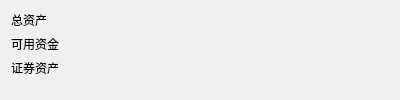
<?xml version="1.0" encoding="UTF-8"?>
<ui version="4.0">
 <class>GuiAsset</class>
 <widget class="QWidget" name="GuiAsset">
  <property name="geometry">
   <rect>
    <x>0</x>
    <y>0</y>
    <width>400</width>
    <height>100</height>
   </rect>
  </property>
  <property name="maximumSize">
   <size>
    <width>16777215</width>
    <height>100</height>
   </size>
  </property>
  <property name="windowTitle">
   <string>Form</string>
  </property>
  <layout class="QFormLayout" name="formLayout_2">
   <item row="0" column="0">
    <widget class="QLabel" name="totalAssetName">
     <property name="text">
      <string>总资产</string>
     </property>
    </widget>
   </item>
   <item row="0" column="1">
    <widget class="QLabel" name="totalAsset">
     <property name="text">
      <string/>
     </property>
    </widget>
   </item>
   <item row="1" column="0">
    <widget class="QLabel" name="buyingPowerName">
     <property name="text">
      <string>可用资金</string>
     </property>
    </widget>
   </item>
   <item row="2" column="0">
    <widget class="QLabel" name="totalStockValueName">
     <property name="text">
      <string>证券资产</string>
     </property>
    </widget>
   </item>
   <item row="1" column="1">
    <widget class="QLabel" name="buyingPower">
     <property name="text">
      <string/>
     </property>
    </widget>
   </item>
   <item row="2" column="1">
    <widget class="QLabel" name="totalStockValue">
     <property name="text">
      <string/>
     </property>
    </widget>
   </item>
  </layout>
 </widget>
 <resources/>
 <connections/>
</ui>
